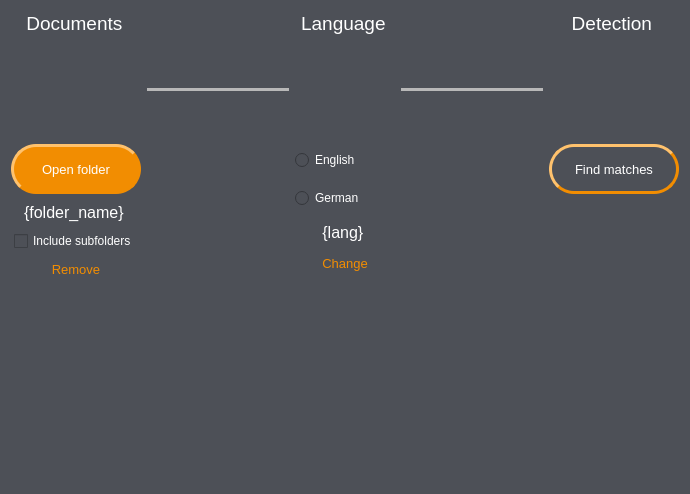
<?xml version="1.0" encoding="UTF-8"?>
<ui version="4.0">
    <class>home_widget</class>
    <widget class="QWidget" name="home_widget">
        <property name="geometry">
            <rect>
                <x>0</x>
                <y>0</y>
                <width>690</width>
                <height>494</height>
            </rect>
        </property>
        <property name="styleSheet">
            <string notr="true">background-color: rgb(77, 80, 87);</string>
        </property>
        <layout class="QGridLayout" name="gridLayout_2">
            <item row="1" column="3">
                <widget class="Line" name="lang_detect_line">
                    <property name="sizePolicy">
                        <sizepolicy hsizetype="Expanding" vsizetype="Fixed">
                            <horstretch>0</horstretch>
                            <verstretch>0</verstretch>
                        </sizepolicy>
                    </property>
                    <property name="minimumSize">
                        <size>
                            <width>50</width>
                            <height>0</height>
                        </size>
                    </property>
                    <property name="lineWidth">
                        <number>0</number>
                    </property>
                    <property name="midLineWidth">
                        <number>5</number>
                    </property>
                    <property name="orientation">
                        <enum>Qt::Horizontal</enum>
                    </property>
                </widget>
            </item>
            <item row="2" column="4" alignment="Qt::AlignHCenter|Qt::AlignTop">
                <widget class="QPushButton" name="detect_button">
                    <property name="enabled">
                        <bool>false</bool>
                    </property>
                    <property name="sizePolicy">
                        <sizepolicy hsizetype="Fixed" vsizetype="Fixed">
                            <horstretch>0</horstretch>
                            <verstretch>0</verstretch>
                        </sizepolicy>
                    </property>
                    <property name="minimumSize">
                        <size>
                            <width>130</width>
                            <height>50</height>
                        </size>
                    </property>
                    <property name="maximumSize">
                        <size>
                            <width>130</width>
                            <height>50</height>
                        </size>
                    </property>
                    <property name="font">
                        <font>
                            <pointsize>10</pointsize>
                        </font>
                    </property>
                    <property name="styleSheet">
                        <string notr="true">QPushButton {
                            border-radius: 25px;
                            border: 3px solid rgb(242, 141, 1);
                            border-style: outset;
                            color: rgb(255, 255, 255);
                            }

                            :enabled {
                            background-color: rgb(242, 141, 1);
                            }

                            :hover{
                            background-color: #b56900;
                            border-color: #b56900;
                            }

                            :pressed {
                            border-style: inset;
                            }
                        </string>
                    </property>
                    <property name="text">
                        <string>Find matches</string>
                    </property>
                    <property name="icon">
                        <iconset resource="../res/resources.qrc">
                            <normaloff>:/search_white.png</normaloff>:/search_white.png
                        </iconset>
                    </property>
                    <property name="autoDefault">
                        <bool>false</bool>
                    </property>
                    <property name="default">
                        <bool>false</bool>
                    </property>
                </widget>
            </item>
            <item row="0" column="2" alignment="Qt::AlignBottom">
                <widget class="QLabel" name="lang_label">
                    <property name="sizePolicy">
                        <sizepolicy hsizetype="Minimum" vsizetype="Minimum">
                            <horstretch>0</horstretch>
                            <verstretch>0</verstretch>
                        </sizepolicy>
                    </property>
                    <property name="minimumSize">
                        <size>
                            <width>90</width>
                            <height>25</height>
                        </size>
                    </property>
                    <property name="text">
                        <string>&lt;html&gt;&lt;head/&gt;&lt;body&gt;&lt;p align=&quot;center&quot;&gt;&lt;span
                            style=&quot; font-size:14pt; color:#ffffff;&quot;&gt;Language&lt;/span&gt;&lt;/p&gt;&lt;/body&gt;&lt;/html&gt;
                        </string>
                    </property>
                </widget>
            </item>
            <item row="1" column="4" alignment="Qt::AlignHCenter|Qt::AlignTop">
                <widget class="QLabel" name="detect_icon">
                    <property name="sizePolicy">
                        <sizepolicy hsizetype="Fixed" vsizetype="Fixed">
                            <horstretch>0</horstretch>
                            <verstretch>0</verstretch>
                        </sizepolicy>
                    </property>
                    <property name="minimumSize">
                        <size>
                            <width>96</width>
                            <height>96</height>
                        </size>
                    </property>
                    <property name="maximumSize">
                        <size>
                            <width>96</width>
                            <height>96</height>
                        </size>
                    </property>
                    <property name="text">
                        <string>&lt;html&gt;&lt;head/&gt;&lt;body&gt;&lt;p align=&quot;center&quot;&gt;&lt;img
                            src=&quot;:/plagiarism_white.png&quot;/&gt;&lt;/p&gt;&lt;/body&gt;&lt;/html&gt;
                        </string>
                    </property>
                </widget>
            </item>
            <item row="2" column="1">
                <spacer name="open_lang_spacer">
                    <property name="orientation">
                        <enum>Qt::Horizontal</enum>
                    </property>
                    <property name="sizeType">
                        <enum>QSizePolicy::Expanding</enum>
                    </property>
                    <property name="sizeHint" stdset="0">
                        <size>
                            <width>40</width>
                            <height>20</height>
                        </size>
                    </property>
                </spacer>
            </item>
            <item row="1" column="1">
                <widget class="Line" name="docs_lang_line">
                    <property name="sizePolicy">
                        <sizepolicy hsizetype="Expanding" vsizetype="Fixed">
                            <horstretch>0</horstretch>
                            <verstretch>0</verstretch>
                        </sizepolicy>
                    </property>
                    <property name="minimumSize">
                        <size>
                            <width>50</width>
                            <height>0</height>
                        </size>
                    </property>
                    <property name="lineWidth">
                        <number>0</number>
                    </property>
                    <property name="midLineWidth">
                        <number>5</number>
                    </property>
                    <property name="orientation">
                        <enum>Qt::Horizontal</enum>
                    </property>
                </widget>
            </item>
            <item row="1" column="2" alignment="Qt::AlignTop">
                <widget class="QLabel" name="lang_icon">
                    <property name="sizePolicy">
                        <sizepolicy hsizetype="Fixed" vsizetype="Fixed">
                            <horstretch>0</horstretch>
                            <verstretch>0</verstretch>
                        </sizepolicy>
                    </property>
                    <property name="minimumSize">
                        <size>
                            <width>96</width>
                            <height>96</height>
                        </size>
                    </property>
                    <property name="maximumSize">
                        <size>
                            <width>96</width>
                            <height>96</height>
                        </size>
                    </property>
                    <property name="text">
                        <string>&lt;html&gt;&lt;head/&gt;&lt;body&gt;&lt;p align=&quot;center&quot;&gt;&lt;img
                            src=&quot;:/lang_white.png&quot;/&gt;&lt;/p&gt;&lt;/body&gt;&lt;/html&gt;
                        </string>
                    </property>
                </widget>
            </item>
            <item row="0" column="4" alignment="Qt::AlignHCenter|Qt::AlignBottom">
                <widget class="QLabel" name="detect_label">
                    <property name="sizePolicy">
                        <sizepolicy hsizetype="Minimum" vsizetype="Minimum">
                            <horstretch>0</horstretch>
                            <verstretch>0</verstretch>
                        </sizepolicy>
                    </property>
                    <property name="minimumSize">
                        <size>
                            <width>85</width>
                            <height>25</height>
                        </size>
                    </property>
                    <property name="text">
                        <string>&lt;html&gt;&lt;head/&gt;&lt;body&gt;&lt;p align=&quot;center&quot;&gt;&lt;span
                            style=&quot; font-size:14pt; color:#ffffff;&quot;&gt;Detection&lt;/span&gt;&lt;/p&gt;&lt;/body&gt;&lt;/html&gt;
                        </string>
                    </property>
                </widget>
            </item>
            <item row="2" column="3">
                <spacer name="lang_detect_spacer">
                    <property name="orientation">
                        <enum>Qt::Horizontal</enum>
                    </property>
                    <property name="sizeType">
                        <enum>QSizePolicy::Preferred</enum>
                    </property>
                    <property name="sizeHint" stdset="0">
                        <size>
                            <width>40</width>
                            <height>20</height>
                        </size>
                    </property>
                </spacer>
            </item>
            <item row="1" column="0" alignment="Qt::AlignHCenter|Qt::AlignTop">
                <widget class="QLabel" name="docs_icon">
                    <property name="sizePolicy">
                        <sizepolicy hsizetype="Fixed" vsizetype="Fixed">
                            <horstretch>0</horstretch>
                            <verstretch>0</verstretch>
                        </sizepolicy>
                    </property>
                    <property name="minimumSize">
                        <size>
                            <width>96</width>
                            <height>96</height>
                        </size>
                    </property>
                    <property name="maximumSize">
                        <size>
                            <width>96</width>
                            <height>96</height>
                        </size>
                    </property>
                    <property name="text">
                        <string>&lt;html&gt;&lt;head/&gt;&lt;body&gt;&lt;p align=&quot;center&quot;&gt;&lt;img
                            src=&quot;:/add_circle_white.png&quot;/&gt;&lt;/p&gt;&lt;/body&gt;&lt;/html&gt;
                        </string>
                    </property>
                </widget>
            </item>
            <item row="0" column="0" alignment="Qt::AlignHCenter|Qt::AlignBottom">
                <widget class="QLabel" name="docs_label">
                    <property name="sizePolicy">
                        <sizepolicy hsizetype="Minimum" vsizetype="Minimum">
                            <horstretch>0</horstretch>
                            <verstretch>0</verstretch>
                        </sizepolicy>
                    </property>
                    <property name="minimumSize">
                        <size>
                            <width>100</width>
                            <height>25</height>
                        </size>
                    </property>
                    <property name="text">
                        <string>&lt;html&gt;&lt;head/&gt;&lt;body&gt;&lt;p align=&quot;center&quot;&gt;&lt;span
                            style=&quot; font-size:14pt; color:#ffffff;&quot;&gt;Documents&lt;/span&gt;&lt;/p&gt;&lt;/body&gt;&lt;/html&gt;
                        </string>
                    </property>
                </widget>
            </item>
            <item row="2" column="2">
                <layout class="QVBoxLayout" name="sel_lang_layout">
                    <item alignment="Qt::AlignHCenter|Qt::AlignTop">
                        <widget class="QRadioButton" name="eng_radio">
                            <property name="enabled">
                                <bool>false</bool>
                            </property>
                            <property name="sizePolicy">
                                <sizepolicy hsizetype="Minimum" vsizetype="Minimum">
                                    <horstretch>0</horstretch>
                                    <verstretch>0</verstretch>
                                </sizepolicy>
                            </property>
                            <property name="minimumSize">
                                <size>
                                    <width>100</width>
                                    <height>32</height>
                                </size>
                            </property>
                            <property name="styleSheet">
                                <string notr="true">color: rgb(255, 255, 255);</string>
                            </property>
                            <property name="text">
                                <string>English</string>
                            </property>
                            <property name="icon">
                                <iconset resource="../res/resources.qrc">
                                    <normaloff>:/uk_flag.png</normaloff>:/uk_flag.png
                                </iconset>
                            </property>
                            <property name="iconSize">
                                <size>
                                    <width>32</width>
                                    <height>32</height>
                                </size>
                            </property>
                        </widget>
                    </item>
                    <item alignment="Qt::AlignHCenter|Qt::AlignTop">
                        <widget class="QRadioButton" name="ger_radio">
                            <property name="enabled">
                                <bool>false</bool>
                            </property>
                            <property name="sizePolicy">
                                <sizepolicy hsizetype="Minimum" vsizetype="Minimum">
                                    <horstretch>0</horstretch>
                                    <verstretch>0</verstretch>
                                </sizepolicy>
                            </property>
                            <property name="minimumSize">
                                <size>
                                    <width>100</width>
                                    <height>32</height>
                                </size>
                            </property>
                            <property name="styleSheet">
                                <string notr="true">color: rgb(255, 255, 255);</string>
                            </property>
                            <property name="text">
                                <string>German</string>
                            </property>
                            <property name="icon">
                                <iconset resource="../res/resources.qrc">
                                    <normaloff>:/ger_flag.png</normaloff>:/ger_flag.png
                                </iconset>
                            </property>
                            <property name="iconSize">
                                <size>
                                    <width>32</width>
                                    <height>32</height>
                                </size>
                            </property>
                        </widget>
                    </item>
                    <item alignment="Qt::AlignHCenter|Qt::AlignTop">
                        <widget class="QLabel" name="sel_lang_label">
                            <property name="sizePolicy">
                                <sizepolicy hsizetype="Minimum" vsizetype="Minimum">
                                    <horstretch>0</horstretch>
                                    <verstretch>0</verstretch>
                                </sizepolicy>
                            </property>
                            <property name="minimumSize">
                                <size>
                                    <width>0</width>
                                    <height>25</height>
                                </size>
                            </property>
                            <property name="text">
                                <string>&lt;html&gt;&lt;head/&gt;&lt;body&gt;&lt;p align=&quot;center&quot;&gt;&lt;span
                                    style=&quot; font-size:12pt; color:#ffffff;&quot;&gt;{lang}&lt;/span&gt;&lt;/p&gt;&lt;/body&gt;&lt;/html&gt;
                                </string>
                            </property>
                        </widget>
                    </item>
                    <item alignment="Qt::AlignHCenter|Qt::AlignTop">
                        <widget class="QPushButton" name="change_lang_button">
                            <property name="sizePolicy">
                                <sizepolicy hsizetype="Minimum" vsizetype="Minimum">
                                    <horstretch>0</horstretch>
                                    <verstretch>0</verstretch>
                                </sizepolicy>
                            </property>
                            <property name="minimumSize">
                                <size>
                                    <width>0</width>
                                    <height>25</height>
                                </size>
                            </property>
                            <property name="font">
                                <font>
                                    <pointsize>10</pointsize>
                                </font>
                            </property>
                            <property name="styleSheet">
                                <string notr="true">QPushButton {
                                    color: #f28d01;
                                    }

                                    :hover{
                                    color: #b56900;
                                    }
                                </string>
                            </property>
                            <property name="text">
                                <string>Change</string>
                            </property>
                            <property name="flat">
                                <bool>true</bool>
                            </property>
                        </widget>
                    </item>
                    <item>
                        <spacer name="sel_layout_bottom_spacer">
                            <property name="orientation">
                                <enum>Qt::Vertical</enum>
                            </property>
                            <property name="sizeHint" stdset="0">
                                <size>
                                    <width>20</width>
                                    <height>40</height>
                                </size>
                            </property>
                        </spacer>
                    </item>
                </layout>
            </item>
            <item row="2" column="0">
                <layout class="QVBoxLayout" name="folder_layout">
                    <item alignment="Qt::AlignHCenter|Qt::AlignTop">
                        <widget class="QPushButton" name="open_folder_button">
                            <property name="sizePolicy">
                                <sizepolicy hsizetype="Fixed" vsizetype="Fixed">
                                    <horstretch>0</horstretch>
                                    <verstretch>0</verstretch>
                                </sizepolicy>
                            </property>
                            <property name="minimumSize">
                                <size>
                                    <width>130</width>
                                    <height>50</height>
                                </size>
                            </property>
                            <property name="maximumSize">
                                <size>
                                    <width>130</width>
                                    <height>50</height>
                                </size>
                            </property>
                            <property name="font">
                                <font>
                                    <pointsize>10</pointsize>
                                </font>
                            </property>
                            <property name="styleSheet">
                                <string notr="true">QPushButton {
                                    border-radius: 25px;
                                    border: 3px solid rgb(242, 141, 1);
                                    border-style: outset;
                                    color: rgb(255, 255, 255);
                                    background-color: rgb(242, 141, 1);
                                    }

                                    :hover{
                                    background-color: #b56900;
                                    border-color: #b56900;
                                    }

                                    :pressed {
                                    border-style: inset;
                                    }
                                </string>
                            </property>
                            <property name="text">
                                <string>Open folder</string>
                            </property>
                            <property name="icon">
                                <iconset resource="../res/resources.qrc">
                                    <normaloff>:/folder_open_white.png</normaloff>:/folder_open_white.png
                                </iconset>
                            </property>
                            <property name="autoDefault">
                                <bool>false</bool>
                            </property>
                            <property name="default">
                                <bool>false</bool>
                            </property>
                        </widget>
                    </item>
                    <item alignment="Qt::AlignHCenter|Qt::AlignTop">
                        <widget class="QLabel" name="folder_name_label">
                            <property name="sizePolicy">
                                <sizepolicy hsizetype="Minimum" vsizetype="Minimum">
                                    <horstretch>0</horstretch>
                                    <verstretch>0</verstretch>
                                </sizepolicy>
                            </property>
                            <property name="minimumSize">
                                <size>
                                    <width>0</width>
                                    <height>25</height>
                                </size>
                            </property>
                            <property name="text">
                                <string>&lt;html&gt;&lt;head/&gt;&lt;body&gt;&lt;p align=&quot;center&quot;&gt;&lt;span
                                    style=&quot; font-size:12pt; color:#ffffff;&quot;&gt;{folder_name}&lt;/span&gt;&lt;/p&gt;&lt;/body&gt;&lt;/html&gt;
                                </string>
                            </property>
                        </widget>
                    </item>
                    <item alignment="Qt::AlignHCenter">
                        <widget class="QCheckBox" name="recursive_check_box">
                            <property name="styleSheet">
                                <string notr="true">color: rgb(255, 255, 255);</string>
                            </property>
                            <property name="text">
                                <string>Include subfolders</string>
                            </property>
                        </widget>
                    </item>
                    <item alignment="Qt::AlignHCenter|Qt::AlignTop">
                        <widget class="QPushButton" name="remove_folder_button">
                            <property name="sizePolicy">
                                <sizepolicy hsizetype="Minimum" vsizetype="Minimum">
                                    <horstretch>0</horstretch>
                                    <verstretch>0</verstretch>
                                </sizepolicy>
                            </property>
                            <property name="minimumSize">
                                <size>
                                    <width>0</width>
                                    <height>25</height>
                                </size>
                            </property>
                            <property name="font">
                                <font>
                                    <pointsize>10</pointsize>
                                </font>
                            </property>
                            <property name="styleSheet">
                                <string notr="true">QPushButton {
                                    color: #f28d01;
                                    }

                                    :hover{
                                    color: #b56900;
                                    }
                                </string>
                            </property>
                            <property name="text">
                                <string>Remove</string>
                            </property>
                            <property name="flat">
                                <bool>true</bool>
                            </property>
                        </widget>
                    </item>
                    <item>
                        <spacer name="folder_layout_bottom_spacer">
                            <property name="orientation">
                                <enum>Qt::Vertical</enum>
                            </property>
                            <property name="sizeHint" stdset="0">
                                <size>
                                    <width>20</width>
                                    <height>40</height>
                                </size>
                            </property>
                        </spacer>
                    </item>
                </layout>
            </item>
            <item row="3" column="2">
                <spacer name="verticalSpacer">
                    <property name="orientation">
                        <enum>Qt::Vertical</enum>
                    </property>
                    <property name="sizeHint" stdset="0">
                        <size>
                            <width>20</width>
                            <height>40</height>
                        </size>
                    </property>
                </spacer>
            </item>
        </layout>
    </widget>
    <resources>
        <include location="../res/resources.qrc"/>
    </resources>
    <connections/>
</ui>
